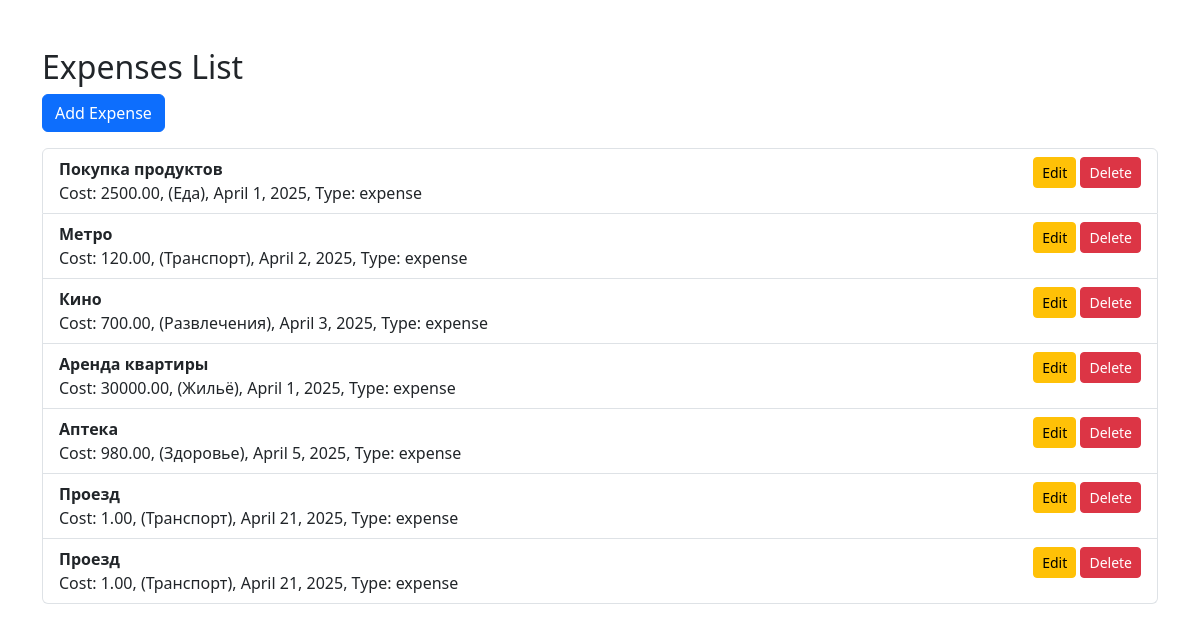
The page / on the database its author committed.
### expense_tracker/models.py (models this page shows, shortened)
class Expense(models.Model):
    INCOME = 'income'
    EXPENSE = 'expense'
    TYPE_CHOICES = [
        (INCOME, 'Income'),
        (EXPENSE, 'Expense'),
    ]
    name = models.CharField(max_length=255)
    amount = models.DecimalField(max_digits=10, decimal_places=2)
    category = models.ForeignKey('Category', on_delete=models.CASCADE)
    date = models.DateField()
    type = models.CharField(max_length=7, choices=TYPE_CHOICES, blank=False)

class Category(models.Model):
    name = models.CharField(max_length=100, unique=True)
    def __str__(self):
        return self.name

### expense_tracker/views.py (the view)
# urls.py: path('', ExpenseListView.as_view(), name='expense-list'),
class ExpenseListView(ListView):
    model = Expense
    template_name = 'expense_list.html'
    context_object_name = 'expenses'

### expense_tracker/templates/expense_list.html
{% extends 'base.html' %}
{% block content %}
<h2>Expenses List</h2>
<a href="{% url 'expense-create' %}" class="btn btn-primary mb-3">Add Expense</a>
<ul class="list-group">
    {% for expense in expenses %}
    <li class="list-group-item d-flex justify-content-between">
        <div>
            <strong>{{ expense.name }}</strong><br>
            Cost: {{ expense.amount }},
            ({{ expense.category }}),
            {{ expense.date }},
            Type: {{ expense.type }}
        </div>
        <div>
            <a href="{% url 'expense-update' expense.pk %}" class="btn btn-warning btn-sm">Edit</a>
            <a href="{% url 'expense-delete' expense.pk %}" class="btn btn-danger btn-sm">Delete</a>
        </div>
    </li>
    {% endfor %}
</ul>
{% endblock %}

### expense_tracker/templates/base.html (shortened to what this page needs)
<!DOCTYPE html>
<html lang="en">
<head>
    <link rel="stylesheet" href="https://cdn.jsdelivr.net/npm/bootstrap@5.3.0/dist/css/bootstrap.min.css">
</head>
<body>
    <div class="container mt-5">
        {% block content %}
        {% endblock %}
    </div>
</body>
</html>

### rows shown on the page
Expense: name "Покупка продуктов", amount "2500.00", category "Еда", date "April 1, 2025", type "expense"
Expense: name "Метро", amount "120.00", category "Транспорт", date "April 2, 2025", type "expense"
Expense: name "Кино", amount "700.00", category "Развлечения", date "April 3, 2025", type "expense"
Expense: name "Аренда квартиры", amount "30000.00", category "Жильё", date "April 1, 2025", type "expense"
Expense: name "Аптека", amount "980.00", category "Здоровье", date "April 5, 2025", type "expense"
Expense: name "Проезд", amount "1.00", category "Транспорт", date "April 21, 2025", type "expense"
Expense: name "Проезд", amount "1.00", category "Транспорт", date "April 21, 2025", type "expense"
